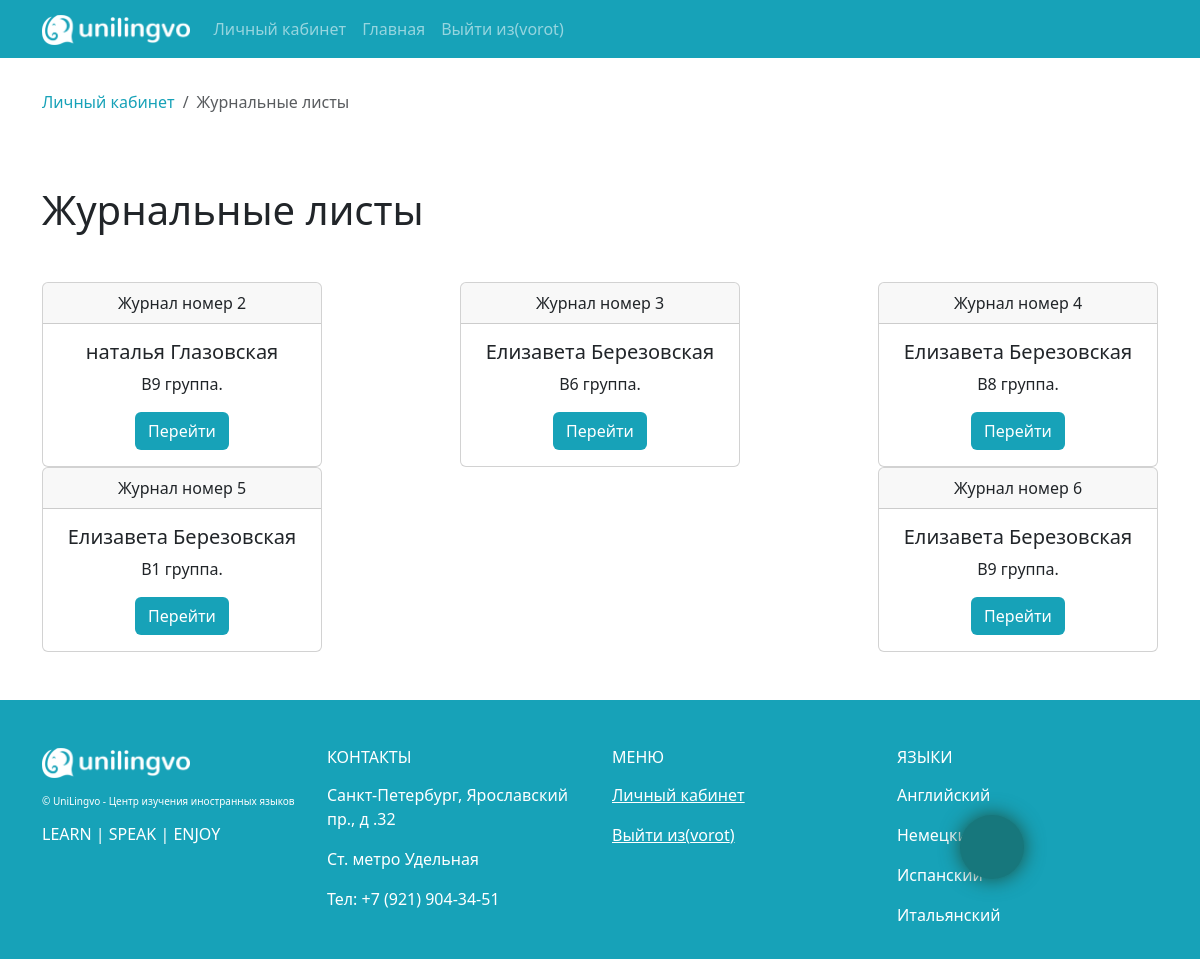
/journal/journals/ (signed in), run on the app's committed database.
### app_journal/models.py (models this page shows, shortened)
class Journal(models.Model):
    teacher = models.ForeignKey(Teacher, on_delete=models.CASCADE, verbose_name="Учитель")
    group = models.ForeignKey(LearingGroup, on_delete=models.CASCADE, verbose_name="Группа")
    class Meta:
        verbose_name = "Журнал"
        verbose_name_plural = "Журналы"

### app_lancen/models.py (models this page shows)
class LearingGroup(models.Model):
    name = models.CharField(verbose_name='Название группы', max_length=255)
    level = models.CharField(verbose_name='Уровень', max_length=255)
    description = models.TextField(verbose_name="Описание (программа обучения и пр.)")
    class Meta:
        verbose_name = "Учебная группа"
        verbose_name_plural = "Учебные группы"
        db_table = "learning_group"
    def __str__(self):
        return self.name

### app_journal/views.py (the view)
# urls.py: path('journals/', TeachersJournalList.as_view(), name='journals' ),
class TeachersJournalList(DataMixin, LoginRequiredMixin, ListView):
    def get_context_data(self, **kwargs):
        context = super().get_context_data(**kwargs)
        data_mixin_context = self.get_user_context(title = "Листы посещаемости и успеваемости")
        context['breadcrumbs'] = [
            {'link': reverse('profiles:personal_area'), 'title':'Личный кабинет'},
            {'link': '#', 'title': "Журнальные листы"}
        ]
        return dict(list(context.items()) + list(data_mixin_context.items()))
    def get_queryset(self):
        if self.request.user.is_superuser:
            journals = Journal.objects.all()
        if self.request.user.groups.filter(name='teacher').exists():
            teacher = Teacher.objects.get(id = self.request.user.id)
            journals = Journal.objects.filter(teacher = teacher)
        return journals

### app_lancen/templatetags/lancen_tags.py (called while the page is built)
@register.inclusion_tag('templatetags/breadcrumbs.html')
def breadcrums(list):
    return {'breadcrumbs': list}

### app_lancen/utils.py (called while the page is built)
    def get_user_context(self, **kwargs):
        context = kwargs
        modern_menu = menu.copy()
        if  self.request.user.is_authenticated:
            modern_menu.append({'title' : "Личный кабинет" , 'link' : 'profiles:personal_area'})
        if self.request.user.groups.filter(name='teacher').exists():
            context["pers_area_items"] = teacher_pers_area_items
        if self.request.user.groups.filter(name='student').exists():
            context["pers_area_items"] = student_pers_area_items
        if self.request.user.is_superuser:
            context["pers_area_items"] = admin_pers_area_items
        context['menu'] = modern_menu
        context["recall_form"] = RecallForm
        context['contact_form'] = ContactForm
        return context

### templates/app_journal/journal_list.html
{% extends 'base.html' %}
{% load lancen_tags %}
{% block content %}
{% breadcrums breadcrumbs %}
<section class = "pt-5 pb-5">
    <h1>Журнальные листы</h1>
    {% now "Y" as year %} {% now "m" as month %}
    {% if object_list %}
    <div class="d-flex justify-content-lg-between justify-content-center flex-wrap mt-5">
    {% for journal in object_list  %}
    <div class="card text-center" style = "width:280px;">
        <div class="card-header" >
          Журнал номер {{ journal.id }}
        </div>
        <div class="card-body">
          <h5 class="card-title">{{journal.teacher.first_name}} {{journal.teacher.last_name}}</h5>
          <p class="card-text">{{journal.group}} группа. </p>
          <a class = "btn my_bg_info text-white" href="{% url 'journal:view-journal' journal.group.id year month  %} ">Перейти</a> <br>
        </div>
    </div>
    {% endfor %}
    </div>
    {% else %}
    <h3>Журнальные листы ещё не добавлены</h3>
    {% endif %}
</section>
{% endblock content %}

### templates/base.html (shortened to what this page needs)
<!DOCTYPE html>
<html lang="en" class="h-100">
<head>
    {% load static %}
    {% load bootstrap5 %}
    {% load bootstrap_icons %}
    {% bootstrap_css %}
    <link type="text/css" href="{% static 'app_lancen/css/style.css' %}" rel="stylesheet" />
    <link rel="stylesheet" href="https://cdn.jsdelivr.net/npm/bootstrap-icons@1.9.1/font/bootstrap-icons.css">
</head>
<body class="d-flex flex-column h-100">
    <header>
        <nav class="navbar navbar-expand-lg navbar-dark my_bg_info" >
            <div class="container">
              <a class="navbar-brand" href="{% url 'lancen:index' %}">
                <img src="{% static 'app_lancen/img/new_lancen_logo.png' %} " alt="" style = "height:30px;">
              </a>
              <div class="collapse navbar-collapse" id="navbarSupportedContent">
                <ul class="navbar-nav me-auto mb-2 mb-lg-0">
                    {% for m in menu %}
                    <li class="nav-item">
                        <a class="nav-link" href="{% url m.link  %}" >
                            {{m.title}}
                        </a>
                    </li>
                    {% endfor %}
                    <li class="nav-item"><a class="nav-link" href="https://unilingvo.ru/">Главная</a></li>
                    <li class="nav-item">
                        {% if not request.user.is_authenticated %}
                        <a class="nav-link" href="{% url 'profiles:login' %}">Авторизация</a>
                        {% else %}
                        <a class="nav-link" href="{% url 'profiles:logout' %}">Выйти из({{request.user.username}})</a>
                        {% endif %}
                    </li>
                </ul>
              </div>
            </div>
        </nav>
    </header>
    <main>
        <div class="container">
            {% block content %}{% endblock content %}
        </div>
    </main>
    <footer class="footer mt-auto py-3 my_bg_info pt-5">
        <div class="container">
            <div class="row text-white">
                <div class="col-lg-3 col-md-6 col-sm-12">
                    <div class="logo" >
                        <img src="{% static 'app_lancen/img/new_lancen_logo.png' %} " alt="" style = "height:30px;">
                    </div>
                    <div class="mt-3">
                        <p style = "font-size: 10px;">&copy; UniLingvo - Центр изучения иностранных языков</p>
                        <h6>LEARN | SPEAK | ENJOY</h6>
                    </div>
                </div>
                <div class="col-lg-3 col-md-6 col-sm-12">
                   <h6 class = "">КОНТАКТЫ</h6>
                    <p class = "mt-3"> Санкт-Петербург, Ярославский пр., д .32</p>
                    <p class = "mt-3"> Ст. метро Удельная</p>
                    <p class = "mt-3"> Тел: +7 (921) 904-34-51</p>
                </div>
                <div class="col-lg-3 col-md-6 col-sm-12 ">
                    <h6 class = "">МЕНЮ</h6>
                    {% for m in menu  %}
                        <p class = "mt-3"> <a href="{% url m.link %}" class = "text-white">{{m.title}}</a></p>
                    {% endfor %}
                    {% if not request.user.is_authenticated %}
                    <p class = "mt-3"><a class="text-white" href="{% url 'profiles:login' %}">Авторизация</a></p>
                    {% else %}
                    <p class = "mt-3"><a class="text-white" href="{% url 'profiles:logout' %}">Выйти из({{request.user.username}})</a></p>
                    {% endif %}
                </div>
                <div class="col-lg-3 col-md-6 col-sm-12">
                    <h6 class = "">ЯЗЫКИ</h6>
                    <p class = "mt-3"> Английский</p>
                    <p class = "mt-3"> Немецкий</p>
                    <p class = "mt-3"> Испанский</p>
                    <p class = "mt-3"> Итальянский</p>
                </div>
            </div>
        </div>
    </footer>
{% block call_icons %}
    <div class="call_button_wrapper">
        {% if request.user.is_authenticated %}
        <a class="animate_icon call_icon_main" data-bs-toggle="offcanvas" href="#offcanvasExample" role="button" aria-controls="offcanvasExample">
        </a>
        {% endif %}
    </div>
{% endblock call_icons %}
</body>
</html>

### app_lancen/static/app_lancen/css/style.css (style rules this page uses)
.my_bg_info { background-color:#17a2b8 !important; }
.call_button_wrapper { display: flex; justify-content: space-between; align-items: center; width: 180px; position: fixed; top: 85%; right: 5%; z-index: 2; }
.message_icon_main, .call_icon_main, .arrow_up { min-width: 4.0rem; min-height: 4.0rem; display: flex; justify-content: center; align-items: center; font-size: 1.0rem; color: white; border-radius: 100%; background-color: #17777c; box-shadow: 0 0 20px #1d5243; cursor: pointer; transition: 5s all ease; }

### data on the page
Journal: id "2", teacher.first_name "наталья", teacher.last_name "Глазовская", group "B9"
Journal: id "3", teacher.first_name "Елизавета", teacher.last_name "Березовская", group "B6"
Journal: id "4", teacher.first_name "Елизавета", teacher.last_name "Березовская", group "B8"
Journal: id "5", teacher.first_name "Елизавета", teacher.last_name "Березовская", group "B1"
Journal: id "6", teacher.first_name "Елизавета", teacher.last_name "Березовская", group "B9"

### other printed values
{{ m.title }} "Личный кабинет"
{{ request.user.username }} "vorot"
{{ item.title }} "Личный кабинет"
{{ item.title }} "Журнальные листы"
